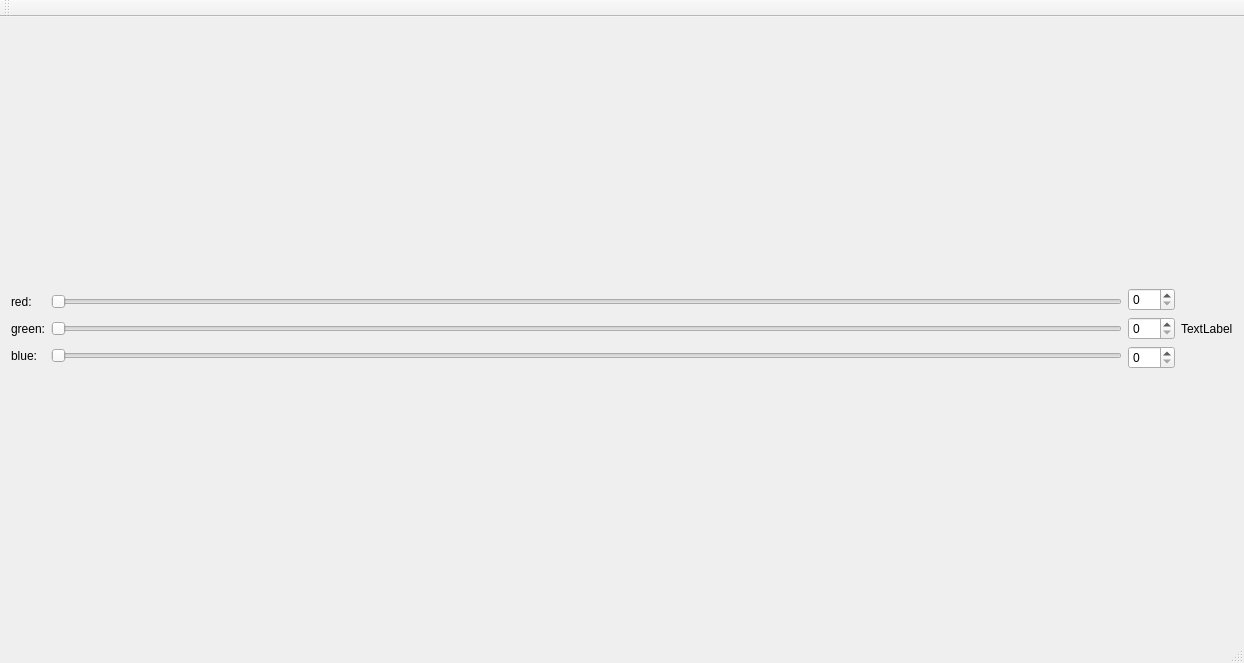
<?xml version="1.0" encoding="UTF-8"?>
<ui version="4.0">
 <class>MainWindow</class>
 <widget class="QMainWindow" name="MainWindow">
  <property name="geometry">
   <rect>
    <x>0</x>
    <y>0</y>
    <width>1244</width>
    <height>663</height>
   </rect>
  </property>
  <property name="windowTitle">
   <string>MainWindow</string>
  </property>
  <widget class="QWidget" name="centralWidget">
   <layout class="QGridLayout" name="gridLayout_2">
    <item row="0" column="0">
     <layout class="QHBoxLayout" name="horizontalLayout_2">
      <item>
       <layout class="QHBoxLayout" name="horizontalLayout">
        <item>
         <layout class="QGridLayout" name="gridLayout">
          <item row="1" column="1">
           <widget class="QSlider" name="horizontalSliderRed">
            <property name="orientation">
             <enum>Qt::Horizontal</enum>
            </property>
           </widget>
          </item>
          <item row="3" column="0">
           <widget class="QLabel" name="labelBlue">
            <property name="text">
             <string>blue:</string>
            </property>
           </widget>
          </item>
          <item row="1" column="0">
           <widget class="QLabel" name="labelRed">
            <property name="text">
             <string>red:</string>
            </property>
           </widget>
          </item>
          <item row="3" column="1">
           <widget class="QSlider" name="horizontalSliderBlue">
            <property name="orientation">
             <enum>Qt::Horizontal</enum>
            </property>
           </widget>
          </item>
          <item row="2" column="1">
           <widget class="QSlider" name="horizontalSliderGreen">
            <property name="orientation">
             <enum>Qt::Horizontal</enum>
            </property>
           </widget>
          </item>
          <item row="2" column="0">
           <widget class="QLabel" name="labelGreen">
            <property name="text">
             <string>green:</string>
            </property>
           </widget>
          </item>
         </layout>
        </item>
        <item>
         <layout class="QVBoxLayout" name="verticalLayout">
          <item>
           <widget class="QSpinBox" name="spinBoxRed">
            <property name="maximum">
             <number>255</number>
            </property>
           </widget>
          </item>
          <item>
           <widget class="QSpinBox" name="spinBoxGreen">
            <property name="maximum">
             <number>255</number>
            </property>
           </widget>
          </item>
          <item>
           <widget class="QSpinBox" name="spinBoxBlue">
            <property name="maximum">
             <number>255</number>
            </property>
           </widget>
          </item>
         </layout>
        </item>
       </layout>
      </item>
     </layout>
    </item>
    <item row="0" column="1">
     <widget class="QLabel" name="colorLabel">
      <property name="text">
       <string>TextLabel</string>
      </property>
     </widget>
    </item>
   </layout>
  </widget>
  <widget class="QMenuBar" name="menuBar">
   <property name="geometry">
    <rect>
     <x>0</x>
     <y>0</y>
     <width>1244</width>
     <height>20</height>
    </rect>
   </property>
  </widget>
  <widget class="QToolBar" name="mainToolBar">
   <attribute name="toolBarArea">
    <enum>TopToolBarArea</enum>
   </attribute>
   <attribute name="toolBarBreak">
    <bool>false</bool>
   </attribute>
  </widget>
  <widget class="QStatusBar" name="statusBar"/>
 </widget>
 <layoutdefault spacing="6" margin="11"/>
 <resources/>
 <connections>
  <connection>
   <sender>horizontalSliderBlue</sender>
   <signal>valueChanged(int)</signal>
   <receiver>spinBoxBlue</receiver>
   <slot>setValue(int)</slot>
   <hints>
    <hint type="sourcelabel">
     <x>588</x>
     <y>488</y>
    </hint>
    <hint type="destinationlabel">
     <x>1153</x>
     <y>492</y>
    </hint>
   </hints>
  </connection>
  <connection>
   <sender>horizontalSliderGreen</sender>
   <signal>valueChanged(int)</signal>
   <receiver>spinBoxGreen</receiver>
   <slot>setValue(int)</slot>
   <hints>
    <hint type="sourcelabel">
     <x>588</x>
     <y>337</y>
    </hint>
    <hint type="destinationlabel">
     <x>1153</x>
     <y>338</y>
    </hint>
   </hints>
  </connection>
  <connection>
   <sender>horizontalSliderRed</sender>
   <signal>valueChanged(int)</signal>
   <receiver>spinBoxRed</receiver>
   <slot>setValue(int)</slot>
   <hints>
    <hint type="sourcelabel">
     <x>588</x>
     <y>186</y>
    </hint>
    <hint type="destinationlabel">
     <x>1153</x>
     <y>184</y>
    </hint>
   </hints>
  </connection>
  <connection>
   <sender>spinBoxBlue</sender>
   <signal>valueChanged(int)</signal>
   <receiver>horizontalSliderBlue</receiver>
   <slot>setValue(int)</slot>
   <hints>
    <hint type="sourcelabel">
     <x>1150</x>
     <y>492</y>
    </hint>
    <hint type="destinationlabel">
     <x>584</x>
     <y>488</y>
    </hint>
   </hints>
  </connection>
  <connection>
   <sender>spinBoxGreen</sender>
   <signal>valueChanged(int)</signal>
   <receiver>horizontalSliderGreen</receiver>
   <slot>setValue(int)</slot>
   <hints>
    <hint type="sourcelabel">
     <x>1150</x>
     <y>338</y>
    </hint>
    <hint type="destinationlabel">
     <x>584</x>
     <y>337</y>
    </hint>
   </hints>
  </connection>
  <connection>
   <sender>spinBoxRed</sender>
   <signal>valueChanged(int)</signal>
   <receiver>horizontalSliderRed</receiver>
   <slot>setValue(int)</slot>
   <hints>
    <hint type="sourcelabel">
     <x>1150</x>
     <y>184</y>
    </hint>
    <hint type="destinationlabel">
     <x>584</x>
     <y>186</y>
    </hint>
   </hints>
  </connection>
 </connections>
</ui>
